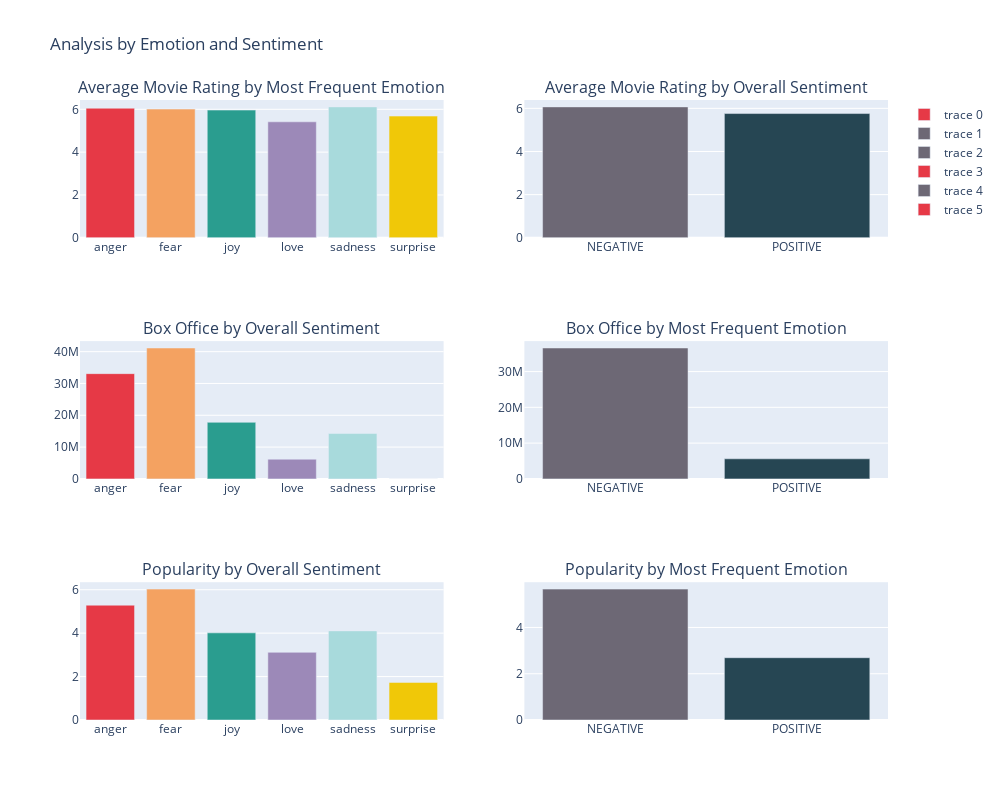

The notebook cell saved with this chart:
### Code cell
import pandas as pd
import plotly.graph_objs as go
from plotly.subplots import make_subplots

emotion_colors = {
    'anger': '#E63946',  # Red
    'fear': '#F4A261',   # Sandy Brown
    'sadness': '#A8DADC', # Powder Blue
    'love': '#9C89B8',   # Muted Purple
    'surprise': '#F0C808',# Mustard
    'joy': '#2A9D8F'     # Teal
}

sentiment_colors = {
    'POSITIVE': '#264653', # Charcoal
    'NEGATIVE': '#6D6875'  # Muted Lavender
}


avg_rating_by_emotion = merged_df.groupby('most_frequent_emotion_x')['vote_average'].mean().reset_index()

avg_rating_by_sentiment = merged_df.groupby('overall_sentiment_x')['vote_average'].mean().reset_index()

avg_boxoffice_by_sentiment = merged_df.groupby('overall_sentiment_x')['revenue'].mean().reset_index()

avg_boxoffice_by_emotion = merged_df.groupby('most_frequent_emotion_x')['revenue'].mean().reset_index()

avg_popularity_by_sentiment = merged_df.groupby('overall_sentiment_x')['popularity'].mean().reset_index()

avg_popularity_by_emotion = merged_df.groupby('most_frequent_emotion_x')['popularity'].mean().reset_index()


import scipy.stats as stats
import statsmodels.api as sm
from statsmodels.formula.api import ols


fig = make_subplots(rows=3, cols=2, subplot_titles=('Average Movie Rating by Most Frequent Emotion',
                                                     'Average Movie Rating by Overall Sentiment',
                                                     'Box Office by Overall Sentiment',
                                                     'Box Office by Most Frequent Emotion',
                                                     'Popularity by Overall Sentiment',
                                                     'Popularity by Most Frequent Emotion'))

fig.add_trace(go.Bar(x=avg_rating_by_emotion['most_frequent_emotion_x'], 
                     y=avg_rating_by_emotion['vote_average'],
                     marker_color=[emotion_colors[emo] for emo in avg_rating_by_emotion['most_frequent_emotion_x']]), 
              row=1, col=1)

fig.add_trace(go.Bar(x=avg_rating_by_sentiment['overall_sentiment_x'], 
                     y=avg_rating_by_sentiment['vote_average'],
                     marker_color=[sentiment_colors[sent] for sent in avg_rating_by_sentiment['overall_sentiment_x']]), 
              row=1, col=2)

fig.add_trace(go.Bar(x=avg_boxoffice_by_sentiment['overall_sentiment_x'], 
                     y=avg_boxoffice_by_sentiment['revenue'],
                     marker_color=[sentiment_colors[sent] for sent in avg_boxoffice_by_sentiment['overall_sentiment_x']]), 
              row=2, col=2)

fig.add_trace(go.Bar(x=avg_boxoffice_by_emotion['most_frequent_emotion_x'], 
                     y=avg_boxoffice_by_emotion['revenue'],
                     marker_color=[emotion_colors[emo] for emo in avg_boxoffice_by_emotion['most_frequent_emotion_x']]), 
              row=2, col=1)

fig.add_trace(go.Bar(x=avg_popularity_by_sentiment['overall_sentiment_x'], 
                     y=avg_popularity_by_sentiment['popularity'],
                     marker_color=[sentiment_colors[sent] for sent in avg_boxoffice_by_sentiment['overall_sentiment_x']]), 
              row=3, col=2)

fig.add_trace(go.Bar(x=avg_popularity_by_emotion['most_frequent_emotion_x'], 
                     y=avg_popularity_by_emotion['popularity'],
                     marker_color=[emotion_colors[emo] for emo in avg_boxoffice_by_emotion['most_frequent_emotion_x']]), 
              row=3, col=1)

fig.update_layout(height=800, width=1000, title_text="Analysis by Emotion and Sentiment")
fig.show()


fig_json = fig.to_json()

with open('figures/boxoffice-ratings.json', 'w') as json_file:
    json.dump(json.loads(fig_json), json_file, indent=4)

### Figure 1 — Plotly figure (JSON) as saved in the notebook; plotly's stock layout.template omitted (floating-point values rounded to 4 significant figures)
{"data": [{"marker": {"color": ["#E63946", "#F4A261", "#2A9D8F", "#9C89B8", "#A8DADC", "#F0C808"]}, "type": "bar", "x": ["anger", "fear", "joy", "love", "sadness", "surprise"], "xaxis": "x", "y": [6.05, 6.011, 5.964, 5.417, 6.113, 5.683], "yaxis": "y"}, {"marker": {"color": ["#6D6875", "#264653"]}, "type": "bar", "x": ["NEGATIVE", "POSITIVE"], "xaxis": "x2", "y": [6.068, 5.758], "yaxis": "y2"}, {"marker": {"color": ["#6D6875", "#264653"]}, "type": "bar", "x": ["NEGATIVE", "POSITIVE"], "xaxis": "x4", "y": [36590000.0, 5616000.0], "yaxis": "y4"}, {"marker": {"color": ["#E63946", "#F4A261", "#2A9D8F", "#9C89B8", "#A8DADC", "#F0C808"]}, "type": "bar", "x": ["anger", "fear", "joy", "love", "sadness", "surprise"], "xaxis": "x3", "y": [33090000.0, 41150000.0, 17780000.0, 6193507, 14260000.0, 0], "yaxis": "y3"}, {"marker": {"color": ["#6D6875", "#264653"]}, "type": "bar", "x": ["NEGATIVE", "POSITIVE"], "xaxis": "x6", "y": [5.659, 2.693], "yaxis": "y6"}, {"marker": {"color": ["#E63946", "#F4A261", "#2A9D8F", "#9C89B8", "#A8DADC", "#F0C808"]}, "type": "bar", "x": ["anger", "fear", "joy", "love", "sadness", "surprise"], "xaxis": "x5", "y": [5.287, 6.028, 4.013, 3.117, 4.104, 1.73], "yaxis": "y5"}], "layout": {"annotations": [{"font": {"size": 16}, "showarrow": false, "text": "Average Movie Rating by Most Frequent Emotion", "x": 0.225, "xanchor": "center", "xref": "paper", "y": 1, "yanchor": "bottom", "yref": "paper"}, {"font": {"size": 16}, "showarrow": false, "text": "Average Movie Rating by Overall Sentiment", "x": 0.775, "xanchor": "center", "xref": "paper", "y": 1, "yanchor": "bottom", "yref": "paper"}, {"font": {"size": 16}, "showarrow": false, "text": "Box Office by Overall Sentiment", "x": 0.225, "xanchor": "center", "xref": "paper", "y": 0.6111, "yanchor": "bottom", "yref": "paper"}, {"font": {"size": 16}, "showarrow": false, "text": "Box Office by Most Frequent Emotion", "x": 0.775, "xanchor": "center", "xref": "paper", "y": 0.6111, "yanchor": "bottom", "yref": "paper"}, {"font": {"size": 16}, "showarrow": false, "text": "Popularity by Overall Sentiment", "x": 0.225, "xanchor": "center", "xref": "paper", "y": 0.2222, "yanchor": "bottom", "yref": "paper"}, {"font": {"size": 16}, "showarrow": false, "text": "Popularity by Most Frequent Emotion", "x": 0.775, "xanchor": "center", "xref": "paper", "y": 0.2222, "yanchor": "bottom", "yref": "paper"}], "height": 800, "title": {"text": "Analysis by Emotion and Sentiment"}, "width": 1000, "xaxis": {"anchor": "y", "domain": [0, 0.45]}, "xaxis2": {"anchor": "y2", "domain": [0.55, 1]}, "xaxis3": {"anchor": "y3", "domain": [0, 0.45]}, "xaxis4": {"anchor": "y4", "domain": [0.55, 1]}, "xaxis5": {"anchor": "y5", "domain": [0, 0.45]}, "xaxis6": {"anchor": "y6", "domain": [0.55, 1]}, "yaxis": {"anchor": "x", "domain": [0.7778, 1]}, "yaxis2": {"anchor": "x2", "domain": [0.7778, 1]}, "yaxis3": {"anchor": "x3", "domain": [0.3889, 0.6111]}, "yaxis4": {"anchor": "x4", "domain": [0.3889, 0.6111]}, "yaxis5": {"anchor": "x5", "domain": [0, 0.2222]}, "yaxis6": {"anchor": "x6", "domain": [0, 0.2222]}}}
